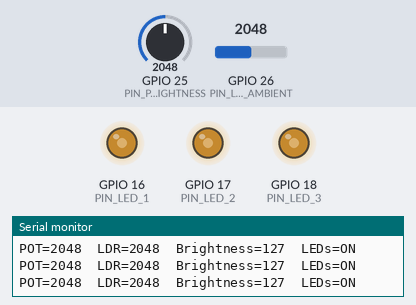
This sketch was run on a simulated ESP32. On the bench: output pins drawn as LEDs (lit = HIGH), the last lines printed to the serial monitor. The inputs (shaded band) are chosen by the test bench; at power-on: GPIO 26 (PIN_LDR_AMBIENT) = 2048, GPIO 25 (PIN_POT_BRIGHTNESS) = 2048.

Above: at 1.2 s.
1.3 s: GPIO 26 (PIN_LDR_AMBIENT) set to 2130
2.8 s: GPIO 26 (PIN_LDR_AMBIENT) set to 2270
At 3.2 s:
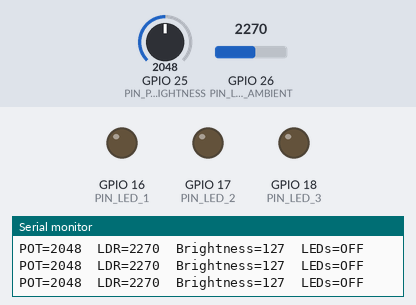
4.3 s: GPIO 26 (PIN_LDR_AMBIENT) set to 2160
At 5.5 s:
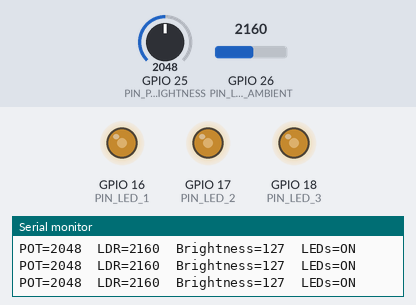
5.8 s: GPIO 25 (PIN_POT_BRIGHTNESS) set to 2240
At 6.8 s:
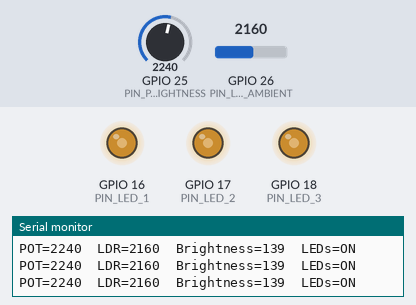
7.3 s: GPIO 25 (PIN_POT_BRIGHTNESS) set to 3603
At 7.9 s:
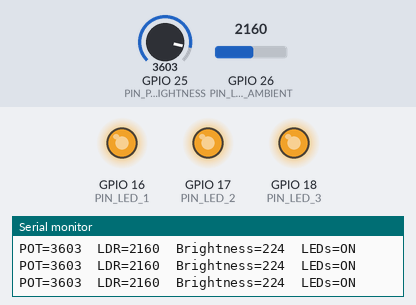
8.8 s: GPIO 25 (PIN_POT_BRIGHTNESS) set to 491
At 9.1 s:
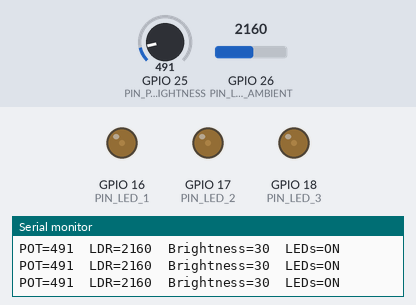
Timing chart, 0 to 11.3 s (numbered marks = the images above; inputs shaded):
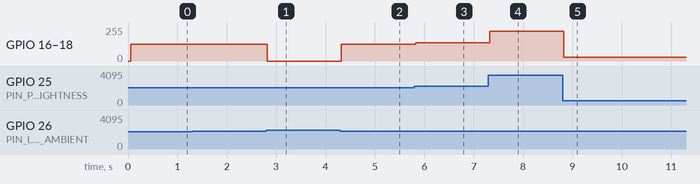

Measured:
- the behaviour switches between 2200 and 2201 on GPIO 26 (PIN_LDR_AMBIENT) (found by bisection; images 0 and 1)
- after the input at 2.8 s, GPIO 16 (PIN_LED_1), GPIO 17 (PIN_LED_2), GPIO 18 (PIN_LED_3): 127/255 → 0/255 at once
- after the input at 4.3 s, GPIO 16 (PIN_LED_1), GPIO 17 (PIN_LED_2), GPIO 18 (PIN_LED_3): 0/255 → 127/255 at once
- after the input at 5.8 s, GPIO 16 (PIN_LED_1), GPIO 17 (PIN_LED_2), GPIO 18 (PIN_LED_3): 127/255 → 138/255 at once
- after the input at 7.3 s, GPIO 16 (PIN_LED_1), GPIO 17 (PIN_LED_2), GPIO 18 (PIN_LED_3): 138/255 → 223/255 at once
- after the input at 8.8 s, GPIO 16 (PIN_LED_1), GPIO 17 (PIN_LED_2), GPIO 18 (PIN_LED_3): 223/255 → 30/255 at once

The sketch:

Smart_LEDs.ino
```cpp
/*
  Smart Lighting System (ESP32)
  ------------------------------------------------------------
  - POT controls brightness of 3 LEDs (PWM)
  - Ambient LDR: if bright, LEDs turn OFF to save power

  Board: ESP32 DevKit (Arduino-ESP32)

  Notes:
  - Uses ADC2 pins for POT/LDR. If you enable Wi-Fi, ADC2 reads may break.
*/

static const int PIN_POT_BRIGHTNESS = 25; // ADC2
static const int PIN_LDR_AMBIENT    = 26; // ADC2

static const int PIN_LED_1          = 16; // PWM
static const int PIN_LED_2          = 17; // PWM
static const int PIN_LED_3          = 18; // PWM

// 12-bit ADC (0..4095): ~50% is 2048. Tune this for your divider/lighting.
static int ambientLdrThreshold = 2200;

// LEDC PWM setup
static const int LEDC_CH_LED1 = 0;
static const int LEDC_CH_LED2 = 1;
static const int LEDC_CH_LED3 = 2;

static const int LEDC_FREQ_HZ = 5000;
static const int LEDC_RES_BITS = 8; // 0..255

static const unsigned long UPDATE_MS = 60;
static unsigned long lastUpdate = 0;

static int analogRead12(int pin) { return analogRead(pin); }

static void setAll(uint8_t duty) {
  ledcWrite(LEDC_CH_LED1, duty);
  ledcWrite(LEDC_CH_LED2, duty);
  ledcWrite(LEDC_CH_LED3, duty);
}

void setup() {
  Serial.begin(115200);

  pinMode(PIN_POT_BRIGHTNESS, INPUT);
  pinMode(PIN_LDR_AMBIENT, INPUT);

  ledcSetup(LEDC_CH_LED1, LEDC_FREQ_HZ, LEDC_RES_BITS);
  ledcSetup(LEDC_CH_LED2, LEDC_FREQ_HZ, LEDC_RES_BITS);
  ledcSetup(LEDC_CH_LED3, LEDC_FREQ_HZ, LEDC_RES_BITS);

  ledcAttachPin(PIN_LED_1, LEDC_CH_LED1);
  ledcAttachPin(PIN_LED_2, LEDC_CH_LED2);
  ledcAttachPin(PIN_LED_3, LEDC_CH_LED3);

  setAll(0);

  Serial.println("Smart Lighting boot OK");
}

void loop() {
  unsigned long now = millis();
  if (now - lastUpdate < UPDATE_MS) return;
  lastUpdate = now;

  int pot = analogRead12(PIN_POT_BRIGHTNESS); // 0..4095
  int ldr = analogRead12(PIN_LDR_AMBIENT);    // 0..4095

  uint8_t brightness = (uint8_t)map(pot, 0, 4095, 0, 255);
  bool isBright = (ldr > ambientLdrThreshold);

  if (isBright) setAll(0);
  else setAll(brightness);

  // Debug
  Serial.print("POT="); Serial.print(pot);
  Serial.print("  LDR="); Serial.print(ldr);
  Serial.print("  Brightness="); Serial.print((int)brightness);
  Serial.print("  LEDs="); Serial.println(isBright ? "OFF" : "ON");
}
```
